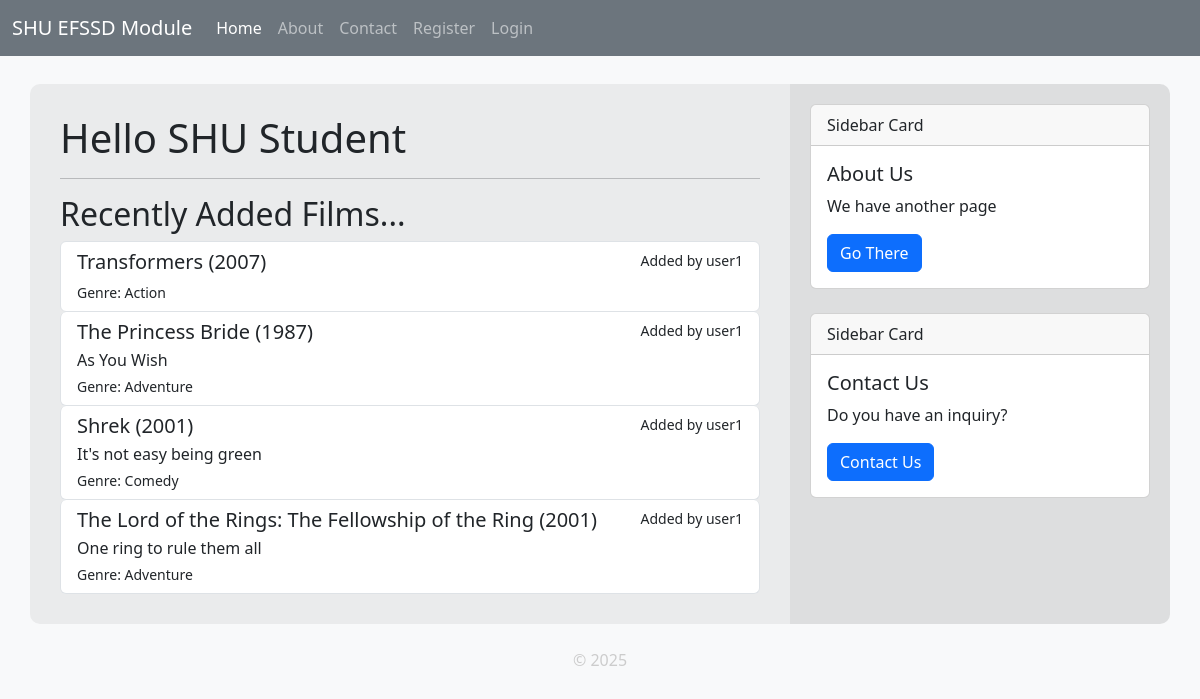
The page / on the database its author committed.
### tables this page shows
CREATE TABLE films (
    id INTEGER PRIMARY KEY AUTOINCREMENT,
    created TIMESTAMP DEFAULT CURRENT_TIMESTAMP,
    user INTEGER NOT NULL REFERENCES users(id),
    title TEXT NOT NULL,
    tagline TEXT,
    director TEXT,
    poster TEXT,
    release_year INTEGER,
    genre TEXT,
    watched BOOLEAN,
    rating INTEGER,
    review TEXT
);

### app.py (the view)
@app.route('/')
def index():
    studentName = "SHU Student"
    if 'username' in session:
        studentName = session['username']
    films = get_all_films(limit=5, order_by='created DESC')  # Fetch the latest 5 films added
    return render_template('index.html', title="Welcome", username=studentName, films=films)

### app.py (called while the page is built)
@app.context_processor
def inject_site_name():
    return dict(siteName=siteName)

@app.context_processor
def inject_csrf_token():
    return dict(csrf_token=generate_csrf())

@app.template_filter()
def get_username(user_id):
    user = get_user_by_id(user_id)
    return user['username'] if user else 'Unknown'

### db/db.py (called while the page is built)
def get_db_connection():
    BASE_DIR = os.path.dirname(os.path.abspath(__file__))  # Get the directory of the current file
    DB_PATH = os.path.join(BASE_DIR, 'database.db') # Construct the full path to the database file
    conn = sqlite3.connect(DB_PATH)                 # Connect to the database
    conn.row_factory = sqlite3.Row                  # Enable dictionary-like access to rows
    return conn

def get_user_by_id(user_id):
    conn = get_db_connection()
    user = conn.execute('SELECT * FROM users WHERE id = ?', (user_id,)).fetchone()
    conn.close()
    if user is None:
        abort(404)
    return user

def get_all_films(user=None, limit=None, order_by='title ASC'):
    conn = get_db_connection()
    query = 'SELECT * FROM films'
    if user:
        query += ' WHERE user = ?'
    query += f' ORDER BY {order_by}'
    if limit:
        query += f' LIMIT {limit}'
    if user:
        films = conn.execute(query, (user,)).fetchall()
    else:
        films = conn.execute(query).fetchall()
    conn.close()
    return films

### templates/index.html
{% extends "base.html" %}
{% block content %}
<h1>Hello {{ username }}</h1>
<hr>
<h2>Recently Added Films...</h2>
<div class="list-group">
    {% for film in films %}
    <a href="{{ url_for('film', id=film['id']) }}" class="list-group-item list-group
item-action">
        <div class="d-flex w-100 justify-content-between">
            <h5 class="mb-1">{{ film['title'] }} ({{ film['release_year'] }})</h5>
            <small>Added by {{ film['user'] | get_username }}</small>
        </div>
        <p class="mb-1">{{ film['tagline'] }}</p>
        <small>Genre: {{ film['genre'] }}</small>
    </a>
    {% else %}
    <p class="text-muted">No films available.</p>
    {% endfor %}
</div>
{% endblock %}

### static/styles.css (style rules this page uses)
body { background-color: #f8f9fa; color: #212529; }

### rows shown on the page
films: title "Transformers", release_year "2007", user|get_username "user1", genre "Action"
films: title "The Princess Bride", release_year "1987", user|get_username "user1", tagline "As You Wish", genre "Adventure"
films: title "Shrek", release_year "2001", user|get_username "user1", tagline "It's not easy being green", genre "Comedy"
films: title "The Lord of the Rings: The Fellowship of the Ring", release_year "2001", user|get_username "user1", tagline "One ring to rule them all", genre "Adventure"

### other values the page prints
{{ siteName }} "SHU EFSSD Module"
{{ username }} "SHU Student"
